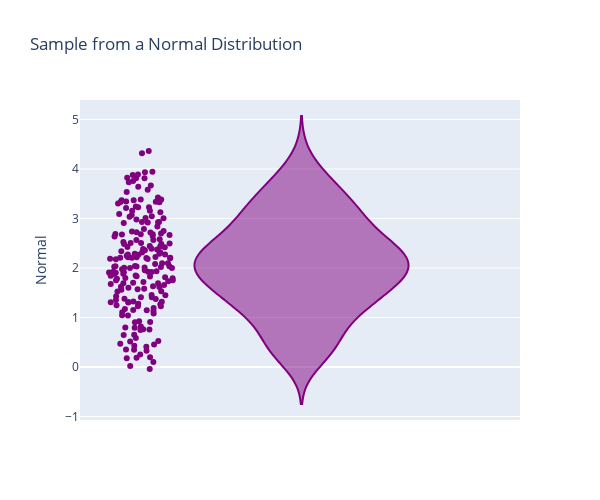

The notebook cell this image was saved under:
### Code cell
fig = px.violin(df, y="Normal",
             points="all",
             color_discrete_sequence=['purple'],
             height = 500, width = 600,
             title='Sample from a Normal Distribution')
fig.show()

### Figure 1 — Plotly figure (JSON) as saved in the notebook; plotly's stock layout.template omitted (floating-point values rounded to 4 significant figures; data arrays with more than 128 entries replaced by an {"elided": "..."} marker saying what was removed)
{"data": [{"alignmentgroup": "True", "box": {"visible": false}, "hovertemplate": "Normal=%{y}<extra></extra>", "legendgroup": "", "marker": {"color": "purple"}, "name": "", "offsetgroup": "", "orientation": "v", "points": "all", "scalegroup": "True", "showlegend": false, "type": "violin", "x0": " ", "xaxis": "x", "y": {"elided": "200 float values"}, "y0": " ", "yaxis": "y"}], "layout": {"height": 500, "legend": {"tracegroupgap": 0}, "title": {"text": "Sample from a Normal Distribution"}, "violinmode": "group", "width": 600, "xaxis": {"anchor": "y", "domain": [0, 1]}, "yaxis": {"anchor": "x", "domain": [0, 1], "title": {"text": "Normal"}}}}
